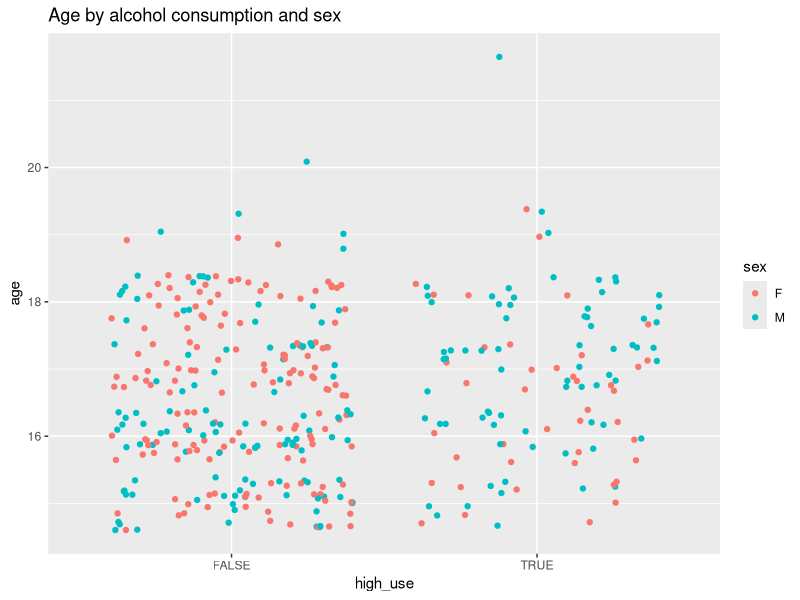
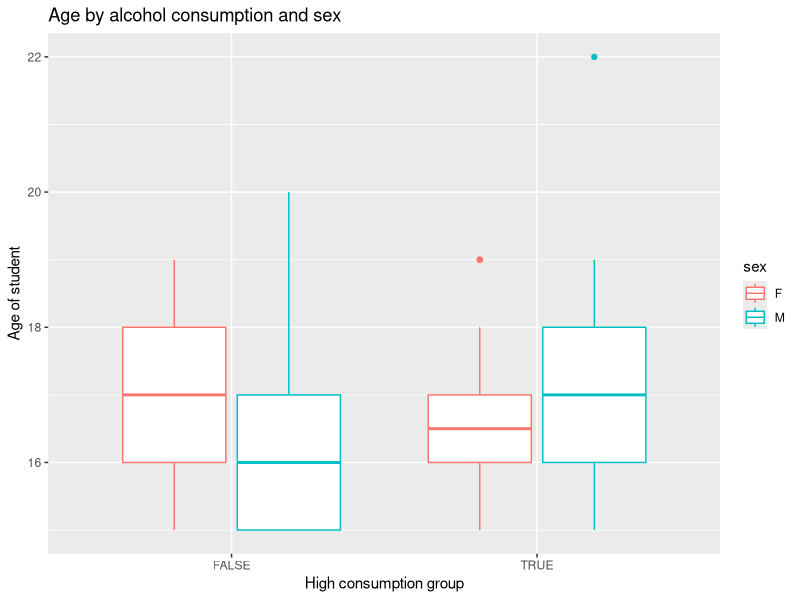
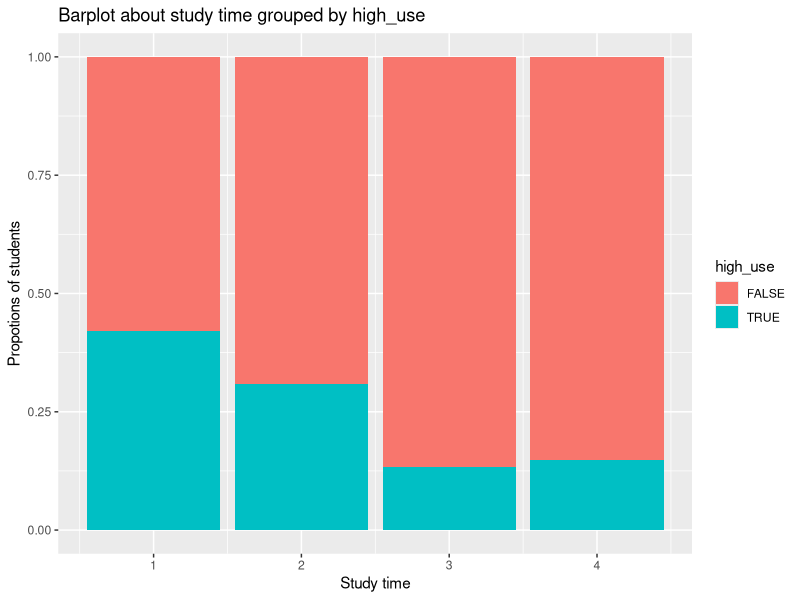
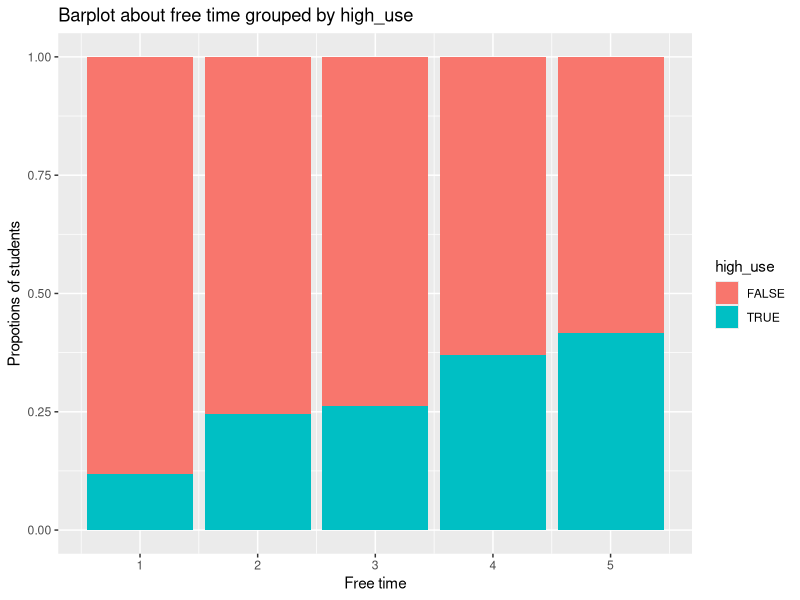
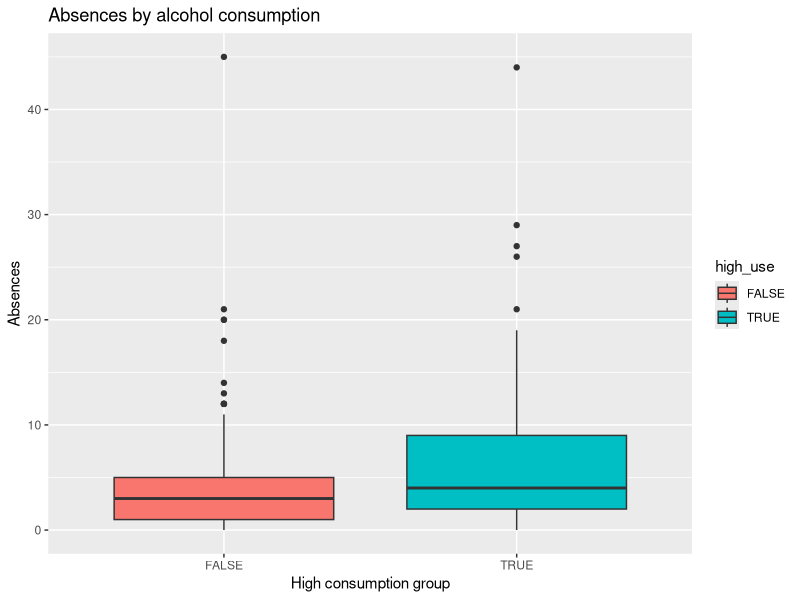

Here is the R script that generated these plots, in order:
## ---- chunk 1
library(ggplot2)
library(GGally)
library(dplyr)
## ---- chunk 2
alc <- read.table("data/student_alc.txt", header = TRUE)
dim(alc)
## ---- chunk 3
#a jitterplot of high_use, sex and age
g1 <- ggplot(alc, aes(x = high_use, y = age, col = sex))
g1 + geom_jitter() + ggtitle("Age by alcohol consumption and sex")
## ---- chunk 4
#a boxplot of high_use, sex and age
g1 <- ggplot(alc, aes(x = high_use, y = age, col = sex))
g1 + geom_boxplot() + ggtitle("Age by alcohol consumption and sex") + xlab("High consumption group") + ylab("Age of student")
## ---- chunk 5
#barplot about study time
ggplot(alc, aes(studytime, fill = high_use)) + geom_bar(position = "fill") +
  ggtitle("Barplot about study time grouped by high_use")+ xlab("Study time") + ylab("Propotions of students") + scale_y_continuous(name = waiver(), breaks = waiver(), minor_breaks = waiver(), labels = waiver(), limits = NULL, expand = waiver(), na.value = NA_real_, trans = "identity")
## ---- chunk 6
#barplot about free time
ggplot(alc, aes(freetime, fill = high_use)) + geom_bar(position = "fill") +
  ggtitle("Barplot about free time grouped by high_use")+ xlab("Free time") + ylab("Propotions of students") + scale_y_continuous(name = waiver(), breaks = waiver(), minor_breaks = waiver(), labels = waiver(), limits = NULL, expand = waiver(), na.value = NA_real_, trans = "identity")
## ---- chunk 7
#a boxplot of high_use and absences
g1 <- ggplot(alc, aes(x = high_use, y = absences, fill = high_use))
g1 + geom_boxplot() + ggtitle("Absences by alcohol consumption") + xlab("High consumption group") + ylab("Absences")
